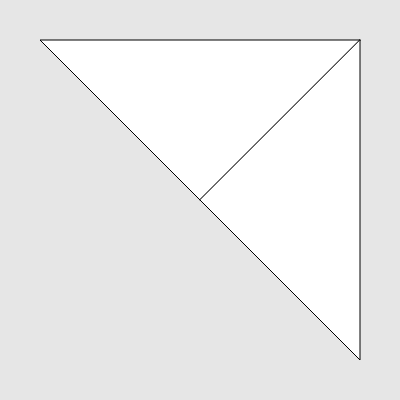
Frame 1 (no input)
Frame 60 (no input): identical to frame 1, image omitted
Frame 120 (the mouse pressed at the canvas centre since frame 60): identical to frame 1, image omitted

The p5.js sketch that drew this single still picture (run headless with seeded random() and noise() and a simulated clock; from frame 60 on, the mouse is pressed at the canvas centre):

// p5.js sketch
// ── sketch.js
/* 
Copyright 2023 Stevan Dedovic

Permission is hereby granted, free of charge, to any person obtaining a copy of this software and associated documentation files (the “Software”), to deal in the Software without restriction, including without limitation the rights to use, copy, modify, merge, publish, distribute, sublicense, and/or sell copies of the Software, and to permit persons to whom the Software is furnished to do so, subject to the following conditions:

The above copyright notice and this permission notice shall be included in all copies or substantial portions of the Software.

THE SOFTWARE IS PROVIDED “AS IS”, WITHOUT WARRANTY OF ANY KIND, EXPRESS OR IMPLIED, INCLUDING BUT NOT LIMITED TO THE WARRANTIES OF MERCHANTABILITY, FITNESS FOR A PARTICULAR PURPOSE AND NONINFRINGEMENT. IN NO EVENT SHALL THE AUTHORS OR COPYRIGHT HOLDERS BE LIABLE FOR ANY CLAIM, DAMAGES OR OTHER LIABILITY, WHETHER IN AN ACTION OF CONTRACT, TORT OR OTHERWISE, ARISING FROM, OUT OF OR IN CONNECTION WITH THE SOFTWARE OR THE USE OR OTHER DEALINGS IN THE SOFTWARE.
*/

// coordinate => number         => 1, 2, 3, -5, 1.2, -9.3
// point      => 2-list coords  => [0, 0], [-3, 2.3]
// triangle   => 3-list point   => [[0, 0], [2, -2], [1.5, 6]]

function setup() {
  colorMode(HSB, 360, 100, 100, 1.0);
  createCanvas(400, 400);
}

// Converts the normalised canvas coordinate [0, 1] to pixel coord [0, width]
function w(val) {
  return val * width;
}

// Converts the normalised canvas coordinate [0, 1] to pixel coord [0, width]
function h(val) {
  return val * height;
}

// takes in a triangle, returns two new triangles by subdividing the original
function subdivide(tri) {
  const [[ax, ay], [bx, by], [cx, cy]] = tri;
  // step 1 - find the lengths of the sides
  const lenAB = dist(ax, ay, bx, by);
  const lenBC = dist(bx, by, cx, cy);
  const lenCA = dist(cx, cy, ax, ay);
  
  // step 2 - find the longest side
  const lenLongest = Math.max(lenAB, lenBC, lenCA);
  
  // Helper Function
  // Subdivide the triangle ABC along side AB
  // Returns two new triangles.
  const subdivideAB = (a, b, c) => {
    const [ax, ay] = a;
    const [bx, by] = b;
    
    const mx = (ax + bx) / 2;
    const my = (ay + by) / 2;
    const p = [mx, my];
    
    return [
      [p, a, c],
      [p, b, c]
    ];
  }
  
  // step 3 - split tri into two along longest side
  const [a, b, c] = tri;
  if (lenAB == lenLongest) {
    return subdivideAB(a, b, c);
  }
  if (lenBC == lenLongest) {
    return subdivideAB(b, c, a);
  }
  if (lenCA == lenLongest) {
    return subdivideAB(c, a, b);
  }
}

const defaultTri = [[0.1, 0.1], [0.9, 0.9], [0.9, 0.1]];
function draw() {
  background(0, 0, 90);
  
  for(tri of subdivide(defaultTri)) {
    const [[x1, y1], [x2, y2], [x3, y3]] = tri;
    triangle(w(x1), h(y1), w(x2), h(y2), w(x3), h(y3));
  }
}
